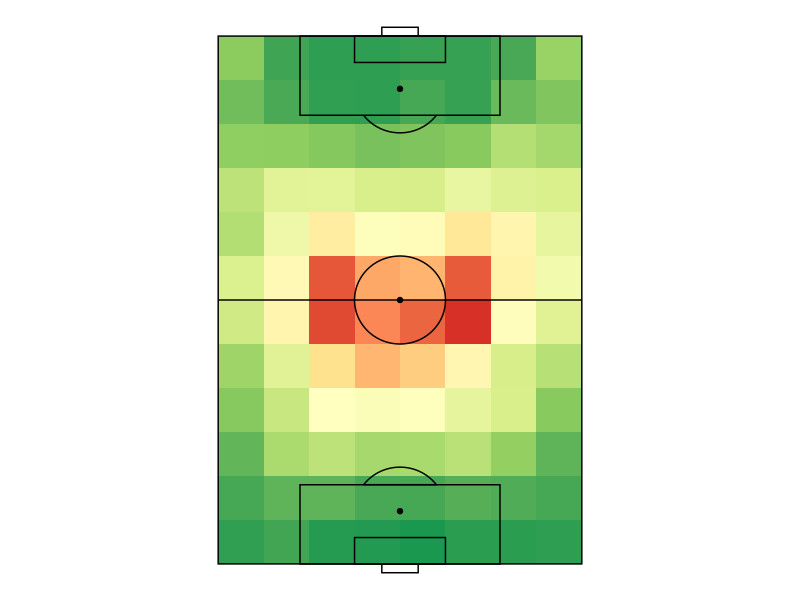
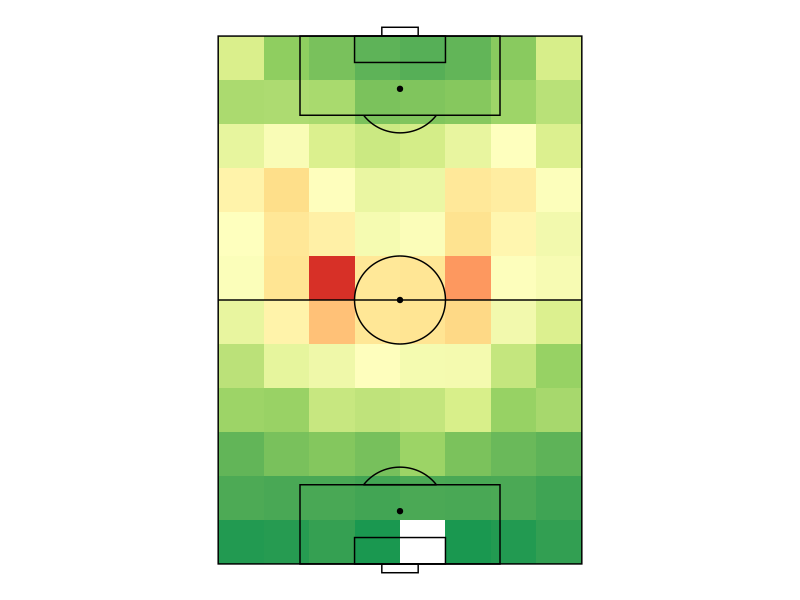
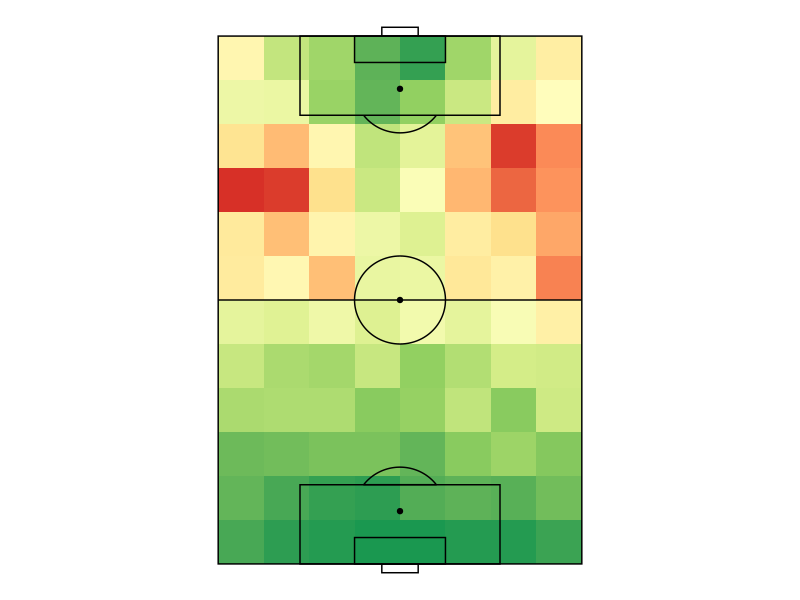
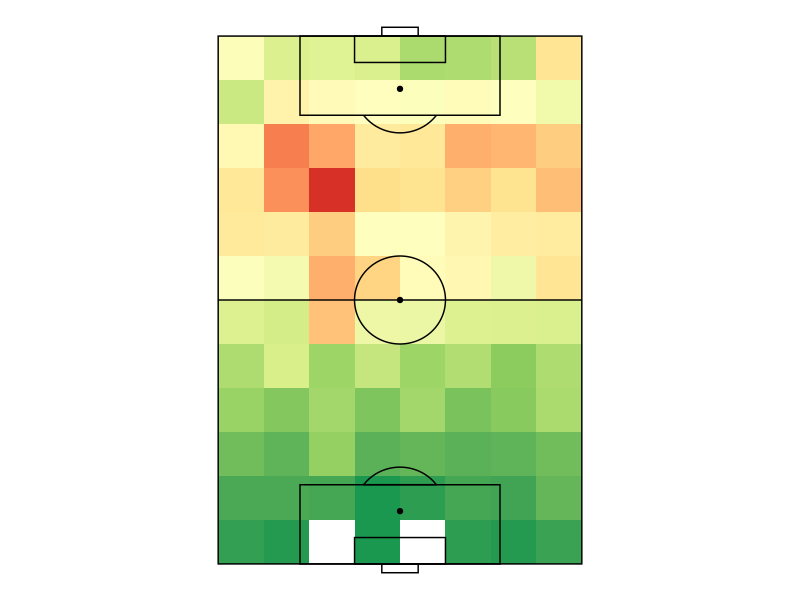
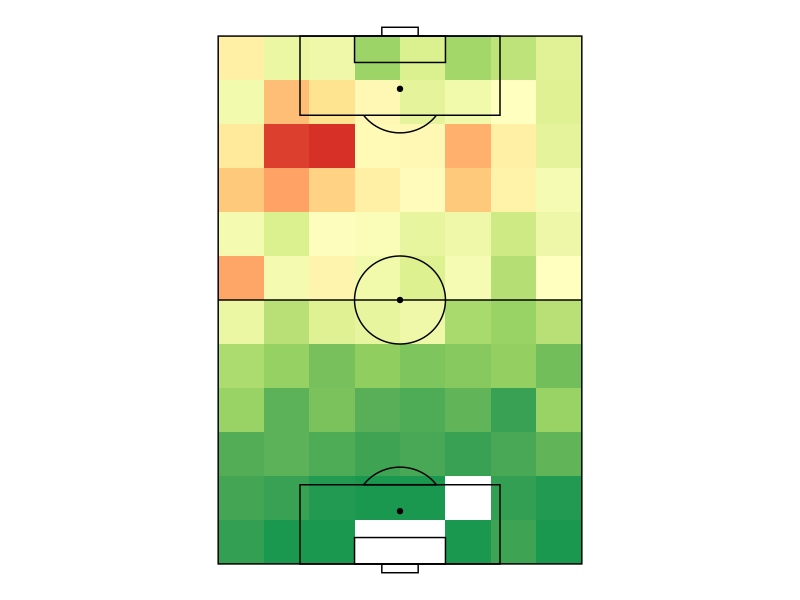
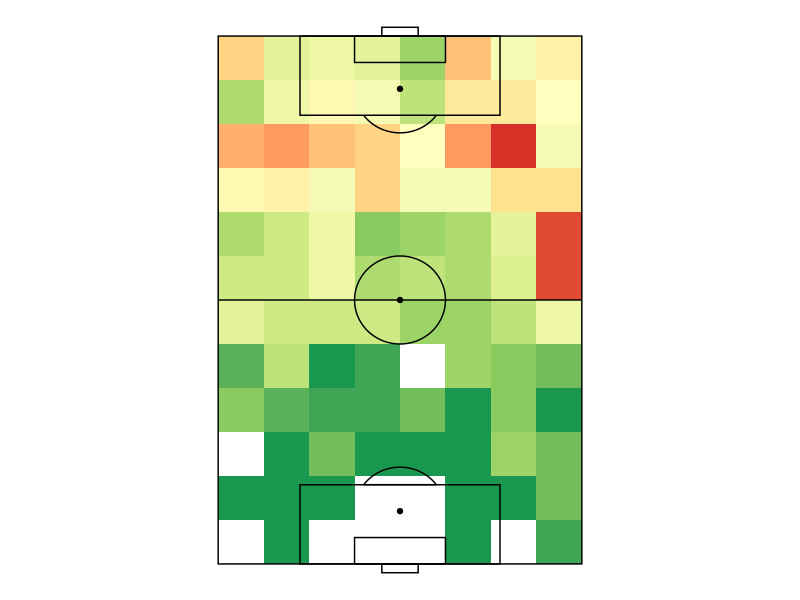

Source code (R) for these figures, in order:
library(tidyverse)

#read data
events <- read_csv(here::here("data/events.csv"))

#define circle function
circleFun <- function(center = c(0,0),diameter = 1, npoints = 100){
  r = diameter / 2
  tt <- seq(0,2*pi,length.out = npoints)
  xx <- center[1] + r * cos(tt)
  yy <- center[2] + r * sin(tt)
  return(data.frame(x = xx, y = yy))
}

#create pitch
pen_spot_1 <- c(12,40)
pen_spot_2 <- c(108,40)
center <- c(60,40)
#### create leftD arc ####
Dleft <- circleFun(pen_spot_1, diameter = 20, 1000)
Dleft <- Dleft[which(Dleft$x > 18),]

points <- rbind(pen_spot_1, pen_spot_2, center)

#### create rightD arc ####
Dright <- circleFun(pen_spot_2, diameter = 20, 1000)
Dright <- Dright[which(Dright$x < 102),]

### create center ###
center_circle <- circleFun(center, diameter = 20, 1000)

#define function for plotting heatmaps
plot_heatmaps <- function(data, cluster_nb) {
  
  data <- data %>% filter(cluster == cluster_nb)
  
  ggplot(data, aes(x = location.x, y = location.y)) +
    geom_bin2d(binwidth = c(10,10)) +
    scale_fill_distiller(palette = "RdYlGn", guide = FALSE) +
    annotate("rect", xmin = 0, xmax = 120, ymin = 0, ymax = 80,
             fill = "transparent",
             color = "black") + #terrain
    annotate("rect", xmin = 0, xmax = 18, ymin = 18, ymax = 62,
             fill = "transparent",
             color = "black") + #surface
    annotate("rect", xmin = 0, xmax = 6, ymin = 30, ymax = 50,
             fill = "transparent",
             color = "black") + #6m
    annotate("rect", xmin = 0, xmax = -2, ymin = 36, ymax = 44,
             fill = "transparent",
             color = "black") + #but
    annotate("rect", xmin = 102, xmax = 120, ymin = 18, ymax = 62,
             fill = "transparent",
             color = "black") + #surface
    annotate("rect", xmin = 114, xmax = 120, ymin = 30, ymax = 50,
             fill = "transparent",
             color = "black") + #6m
    annotate("rect", xmin = 120, xmax = 122, ymin = 36, ymax = 44,
             fill = "transparent",
             color = "black") + #but
    annotate("segment", x = 60, xend = 60, y = 0, yend = 80) +
    annotate("path", x = Dleft$x, y = Dleft$y) + #Dleft
    annotate("path", x = Dright$x, y = Dright$y) + #Dright
    annotate("path", x = center_circle$x, y = center_circle$y) + #Center circle +
    annotate("point", x = points[,1], y = points[,2]) +
    coord_flip() +
    theme_void() +
    theme(aspect.ratio = 3/2)
}

#plot heatmaps
plots_heatmap <- 1:6 %>%
  map(~plot_heatmaps(events, .x))

#save plots
for (i in 1:length(plots_heatmap)) {
  ggsave(plots_heatmap[[i]], file = paste0(here::here("plots/heatmap/cluster_"), i, ".png"),
         width = 5)
}
